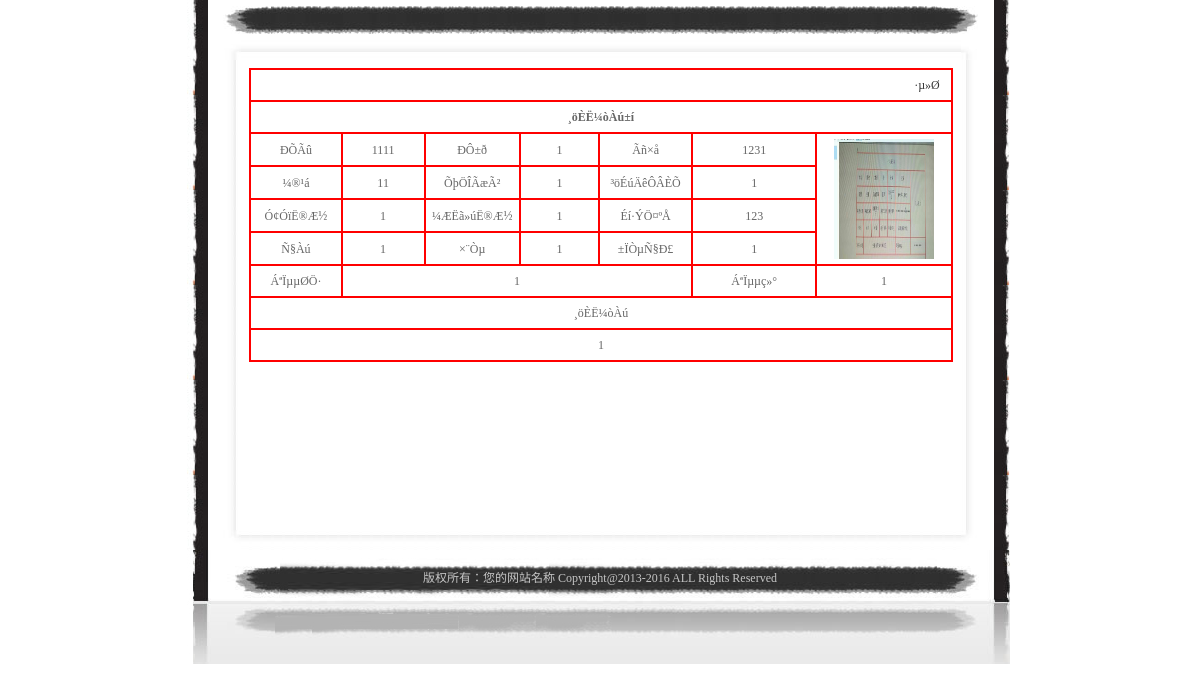
The app's page /admin/show.php?userid=14 with its own data.
### tables this page shows
CREATE TABLE `resume` (
  `id` int(11) NOT NULL AUTO_INCREMENT,
  `name` varchar(255) DEFAULT NULL,
  `sex` varchar(255) DEFAULT NULL,
  `nation` varchar(255) DEFAULT NULL,
  `birthplace` varchar(255) DEFAULT NULL,
  `political` varchar(255) DEFAULT NULL,
  `birthday` varchar(255) DEFAULT NULL,
  `englishlevel` varchar(255) DEFAULT NULL,
  `computerlevel` varchar(255) DEFAULT NULL,
  `idcard` varchar(255) DEFAULT NULL,
  `address` varchar(255) DEFAULT NULL,
  `tel` varchar(255) DEFAULT NULL,
  `content` varchar(255) DEFAULT NULL,
  `photo` varchar(255) DEFAULT NULL,
  `diploma` varchar(255) DEFAULT NULL,
  `discipline` varchar(255) DEFAULT NULL,
  `school` varchar(255) DEFAULT NULL,
  PRIMARY KEY (`id`)
);

CREATE TABLE `system` (
  `name` varchar(225) DEFAULT NULL COMMENT '网站名称',
  `title` varchar(225) DEFAULT NULL COMMENT '标题',
  `keywords` varchar(225) DEFAULT NULL COMMENT '关键字',
  `smalltext` varchar(225) DEFAULT NULL COMMENT 'smalltext',
  `url` varchar(80) DEFAULT NULL COMMENT '网站地址',
  `page` int(11) DEFAULT '5',
  `is_audit` int(11) DEFAULT '0',
  `is_html` int(11) DEFAULT '0',
  `copyright` text COMMENT '版权信息'
);

### include/config.php (called while the page is built)
<?php
$mydbhost="localhost";
$mydbuser="root";
$mydbpw  ="root";
$mydbname="phplyb";
$conn    ="";
$mydbcharset="gb2312";
?>

### include/global.php (called while the page is built, shortened)
<?php
	require_once(XXCMS_ROOT."include/config.php");
	require_once("Mysql.Class.php");
	$db=new mysql($mydbhost,$mydbuser,$mydbpw,$mydbname,$conn,$mydbcharset);
?>

### admin/show.php (the view, shortened to what this page needs)
<?php
	require("../include/global.php");
?>
<html xmlns="http://www.w3.org/1999/xhtml">
<head>
<link href="../images/style.css" rel="stylesheet" type="text/css" />
</head>
<body>
<table width="1003" border="0" align="center" cellpadding="0" cellspacing="0">
  <tr>
    <td width="109" align="right" valign="top" background="../images/bjl2.jpg">&nbsp;</td>
    <td align="center" valign="top"><table width="100%" border="0" align="center" cellpadding="0" cellspacing="0">
      <tr>
        <td height="40" align="center"><table width="96%" border="0" align="center" cellpadding="0" cellspacing="0">
          <tr>
            <td width="48" height="28" background="../images/ttl1.jpg">&nbsp;</td>
            <td align="center" background="../images/ttm.jpg" class="wfont"></td>
            <td width="43" height="28" background="../images/ttr1.jpg">&nbsp;</td>
          </tr>
        </table></td>
      </tr>
      <tr>
        <td height="350" align="center" valign="top"><table width="100%" border="0" cellspacing="0" cellpadding="0">
          <tr>
            <td height="0">
			<table width="96%" border="0" align="center" cellpadding="0" cellspacing="0">
              <tr>
                <td width="18" height="16" align="right" valign="bottom"><img src="../images/1.jpg" width="18" height="16" /></td>
                <td height="12" background="../images/1r.jpg">&nbsp;</td>
                <td width="17" height="16" align="left" valign="bottom"><img src="../images/2.jpg" width="17" height="16" /></td>
              </tr>
              <tr>
                <td width="13" background="../images/4s.jpg">&nbsp;</td>
                <td>
				 <table width="100%" height="100%" border="0" align="center" cellpadding="8" cellspacing="0">
        <tr>
          <td height="470" align="left" valign="top" bgcolor="#FFFFFF">
		  <?php
		  $userid = $_GET['userid'];
		  $sql="select * from resume where id=$userid";
		  $query=mysql_query($sql);
		  $rows=mysql_fetch_array($query);
		?>
<form id="form1" name="form1" method="post" action="" onsubmit="return(CheckInput());" style="margin-top:0px;">
  <table width="100%" border="1" align="center" style="text-align:center" cellpadding="5" cellspacing="0" bordercolor="#FF0000" bgcolor="#FFFFFF">
    <tr>
      <td colspan="7" align="right" bgcolor="#FFFFFF"><a href="javascript:history.go(-1);">·µ»Ø</a>&nbsp;&nbsp;</td>
    </tr>
    <tr>
    <th colspan="7">¸öÈË¼òÀú±í</th>
  </tr>
  <tr>
    <td width="84">ÐÕÃû</td>
    <td width="84"><?php echo $rows["name"]?></td>
    <td width="84">ÐÔ±ð</td>
    <td width="84"><?php echo $rows["sex"]?></td>
    <td width="84">Ãñ×å</td>
    <td width="130"><?php echo $rows["nation"]?></td>
    <td width="130" rowspan="4"><img id="photo" width="100" height="120" src="../<?php echo $rows["photo"]?>"/></td>
  </tr>
  <tr>
    <td>¼®¹á</td>
    <td><?php echo $rows["birthplace"]?></td>
    <td>ÕþÖÎÃæÃ²</td>
    <td><?php echo $rows["political"]?></td>
    <td>³öÉúÄêÔÂÈÕ</td>
    <td><?php echo $rows["birthday"]?></td>
  </tr>
  <tr>
    <td>Ó¢ÓïË®Æ½</td>
    <td><?php echo $rows["englishlevel"]?></td>
    <td>¼ÆËã»úË®Æ½</td>
    <td><?php echo $rows["computerlevel"]?></td>
    <td>Éí·ÝÖ¤ºÅ</td>
    <td><?php echo $rows["idcard"]?></td>
  </tr>
  <tr>
    <td>Ñ§Àú</td>
    <td><?php echo $rows["diploma"]?></td>
    <td>×¨Òµ</td>
    <td><?php echo $rows["discipline"]?></td>
    <td>±ÏÒµÑ§Ð£</td>
    <td><?php echo $rows["school"]?></td>
  </tr>
  <tr>
    <td>ÁªÏµµØÖ·</td>
    <td colspan="4"><?php echo $rows["address"]?></td>
    <td>ÁªÏµµç»°</td>
    <td><?php echo $rows["tel"]?></td>
  </tr>
  <tr>
    <td colspan="7">¸öÈË¼òÀú</td>
  </tr>
  <tr>
    <td colspan="7"><?php echo $rows["content"]?></td>
  </tr>
  </table>
</form></td>
        </tr>
      </table>
				 </td>
                <td background="../images/2x.jpg">&nbsp;</td>
              </tr>
              <tr>
                <td width="18" height="15" align="right" valign="top"><img src="../images/4.jpg" width="18" height="15" /></td>
                <td height="12" background="../images/3z.jpg">&nbsp;</td>
                <td width="17" height="15" align="left" valign="top"><img src="../images/3.jpg" width="17" height="15" /></td>
              </tr>
            </table>
			  </td>
          </tr>
        </table></td>
      </tr>
    </table></td>
    <td width="108" align="left" valign="top" background="../images/bjr2.jpg">&nbsp;</td>
  </tr>
</table>
<table width="1003" border="0" align="center" cellpadding="0" cellspacing="0">
  <tr>
    <td height="114" valign="top" background="../images/xm.jpg"><table width="750" border="0" align="center" cellpadding="0" cellspacing="0">
      <tr>
        <td height="55" align="center" class="wfont"><?php echo $db->ly_system("system",60)?>
      </tr>
    </table></td>
  </tr>
</table>
</body>
</html>

### include/Mysql.Class.php (shortened to what this page needs)
 <?php
class mysql {
    private $db_host;
    private $db_user;
    private $db_pwd;
    private $conn;
    private $result;
    private $show_error = true;
    public function __construct($db_host, $db_user, $db_pwd, $db_database, $conn, $coding) {
        $this->db_host = $db_host;
        $this->db_user = $db_user;
        $this->db_pwd = $db_pwd;
        $this->db_database = $db_database;
        $this->conn = $conn;
        $this->coding = $coding;
    }
    public function connect() {
        if ($this->conn == "pconn") {
            $this->conn = mysql_pconnect($this->db_host, $this->db_user, $this->db_pwd);
        } else {
            $this->conn = mysql_connect($this->db_host, $this->db_user, $this->db_pwd);
        }
    }
    public function query($sql) {
        $this->sql = $sql;
        $result = mysql_query($this->sql, $this->conn);
        if (!$result) {
            if ($this->show_error) {
                $this->show_error("´íÎóSQLÓï¾ä£º", $this->sql);
            }
        } else {
            $this->result = $result;
        }
        return $this->result;
    }
    public function ly_system($table,$sort){
            $sql = "SELECT * FROM $table";
			$rs = $this->query($sql);
			while($rows=mysql_fetch_assoc($rs))
			{
			switch($sort){
			case 2:
				echo $rows["title"];
				break;
			case 3:
				echo $rows["keywords"];
				break;
			case 4:
				echo $rows["smalltext"];
				break;
			default :
				echo $rows["copyright"];
		}
			}
    }
}?>

### images/style.css (style rules this page uses)
body { margin-left: 0px;margin-top: 0px;margin-right: 0px;margin-bottom: 0px;background-color: #FFFFFF;line-height:20px; }
table { line-height:20px; }
a:link { color: #333333;text-decoration: none; }
.wfont { color: #C6C6C6; font-size:12px; }

### records on screen
resume: name "1111", sex "1", nation "1231", photo (picture), birthplace "11", political "1", birthday "1", englishlevel "1", computerlevel "1", idcard "123", diploma "1", discipline "1", school "1", address "1", tel "1", content "1"
system: copyright "版权所有：您的网站名称 Copyright@2013-2016 ALL Rights Reserved"
